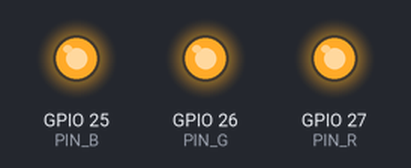
Simulated run of this program. Board: ESP32. Shown: output pins drawn as LEDs (lit = HIGH).

Above: at 0.5 s.
At 1.5 s:
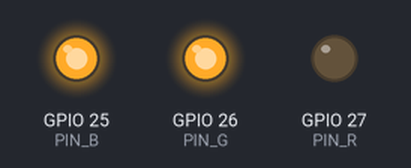
At 2.5 s:
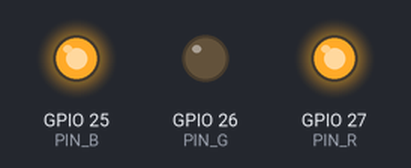
At 5.5 s:
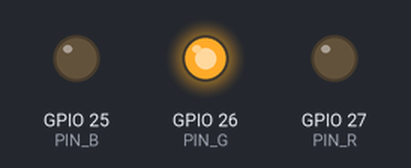
At 8.5 s:
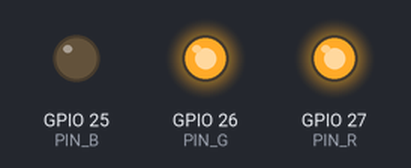
At 11.5 s:
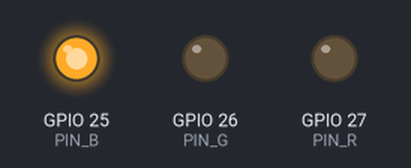
Timing chart, 0 to 13.0 s (numbered marks = the images above):
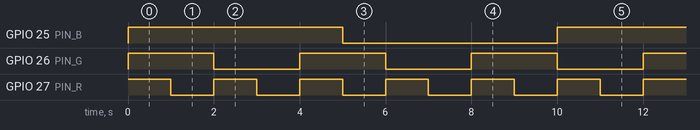

The program:

main.cpp
```cpp
#include <Arduino.h>

#define PIN_R 27
#define PIN_G 26
#define PIN_B 25

void tareaRojo(void *parameter)
{
  pinMode(PIN_R, OUTPUT);
  while (true)
  {
    digitalWrite(PIN_R, HIGH);
    vTaskDelay(1000 / portTICK_PERIOD_MS);
    digitalWrite(PIN_R, LOW);
    vTaskDelay(1000 / portTICK_PERIOD_MS);
  }
}

void tareaVerde(void *parameter)
{
  pinMode(PIN_G, OUTPUT);
  while (true)
  {
    digitalWrite(PIN_G, HIGH);
    vTaskDelay(2000 / portTICK_PERIOD_MS);
    digitalWrite(PIN_G, LOW);
    vTaskDelay(2000 / portTICK_PERIOD_MS);
  }
}

void tareaAzul(void *parameter)
{
  pinMode(PIN_B, OUTPUT);
  while (true)
  {
    digitalWrite(PIN_B, HIGH);
    vTaskDelay(5000 / portTICK_PERIOD_MS);
    digitalWrite(PIN_B, LOW);
    vTaskDelay(5000 / portTICK_PERIOD_MS);
  }
}

void setup()
{
  Serial.begin(115200);

  xTaskCreate(tareaRojo, "TareaRojo", 2048, NULL, 1, NULL);
  xTaskCreate(tareaVerde, "TareaVerde", 2048, NULL, 1, NULL);
  xTaskCreate(tareaAzul, "TareaAzul", 2048, NULL, 1, NULL);
}

void loop()
{
}
```

Measured:
- by itself, GPIO 25 (PIN_B): alternates HIGH for 5.0 s and LOW for 5.0 s
- by itself, GPIO 26 (PIN_G): alternates HIGH for 2.0 s and LOW for 2.0 s
- by itself, GPIO 27 (PIN_R): alternates HIGH for 1.0 s and LOW for 1.0 s
